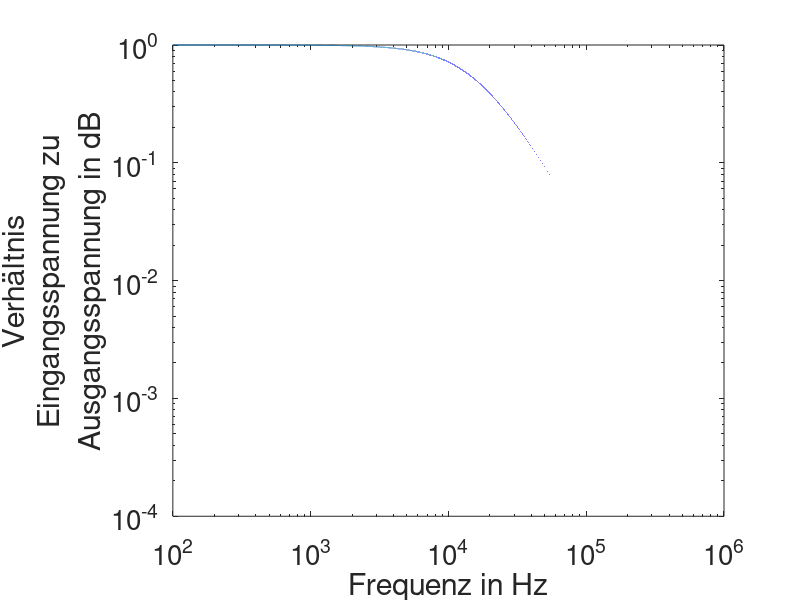

MATLAB code to generate this figure:
x = 100:1:1000000;
R = 100;
L = 0.001;
t = 1
y = R .* (R .* cos(2.*pi .* x .* t) + 2.*pi .* L .* x .* sin(2.*pi .* x .* t))./(R^2 + ( L .*2.*pi .* x ).^2);

fileID = fopen('datavonltspice.txt','r');

fileData = fscanf(fileID,'%f %f');
x_data = fileData(1:2:size(fileData,1));
y_data = fileData(2:2:size(fileData,1));

fclose(fileID);


figure;
loglog(x,y);
%loglog(x_data,y_data);
set(gca,'fontsize',20)
xlabel 'Frequenz in Hz';
ylabel ({'Verhältnis', 'Eingangsspannung zu' 'Ausgangsspannung in dB'});
%saveas(gcf,'Plotalsbitmap.jpg')


